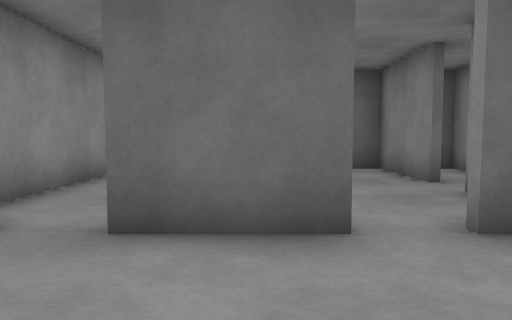
view 1 (above)

24 first-person views from a walk through a robot-simulator world made for Gazebo. The camera is 0.94 m above the floor, tilts 4° down and sees 70° across. The floor is counted in squares, 1 m on a side. Each view is taken from the middle of a square. On the plan, view 1 faces up. The plan holds only what a view shows up to about 13 squares ahead; the rest is blank. Simple shapes stand in for some stock models.

view 2
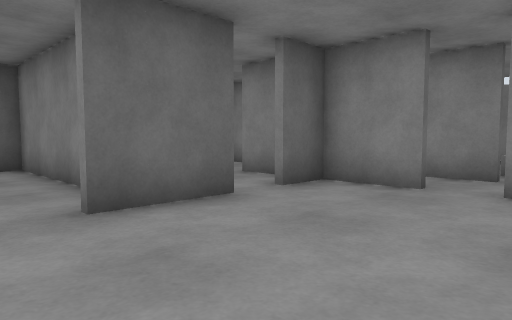

view 3
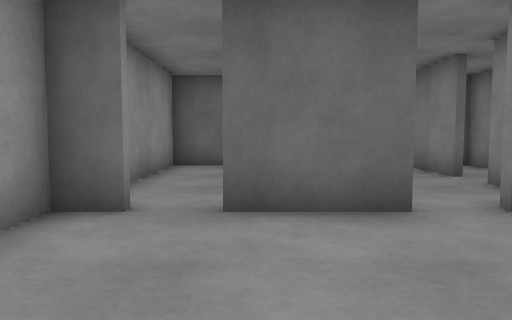

view 4
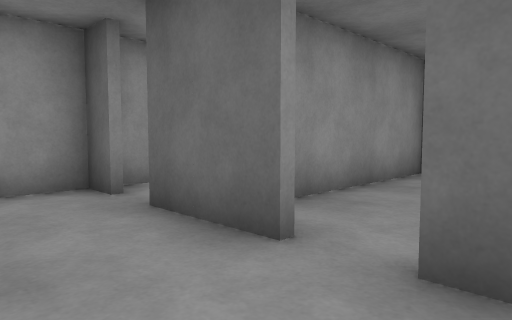

view 5
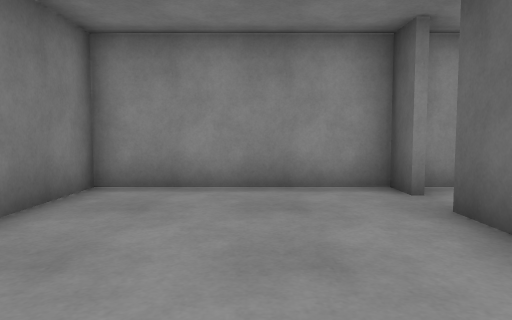

view 6
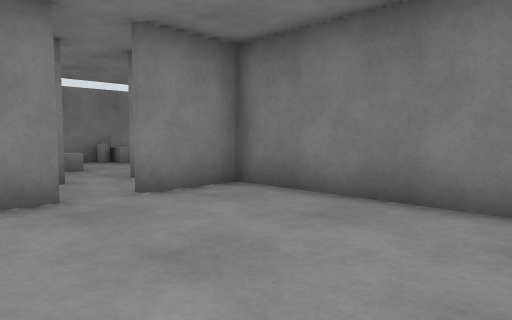

view 7
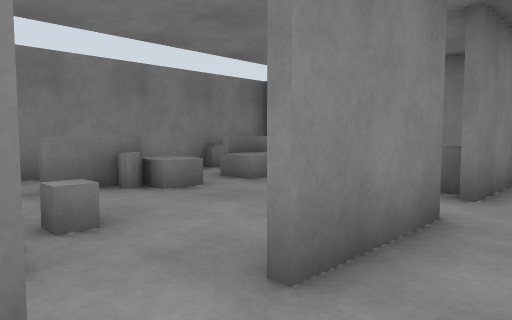

view 8
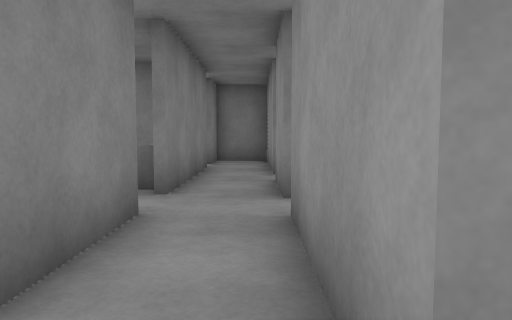

view 9
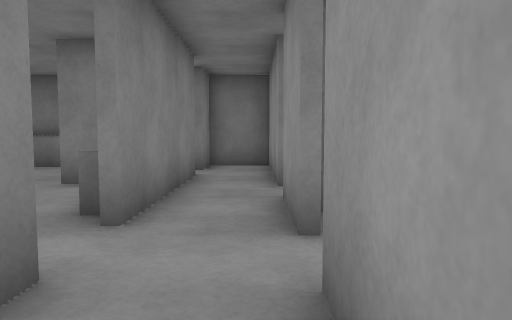

view 10
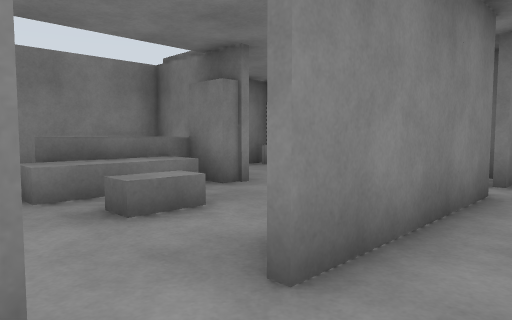

view 11
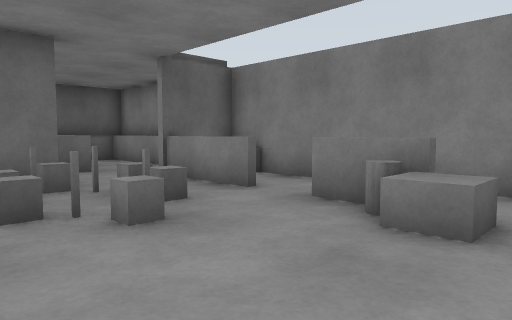

view 12
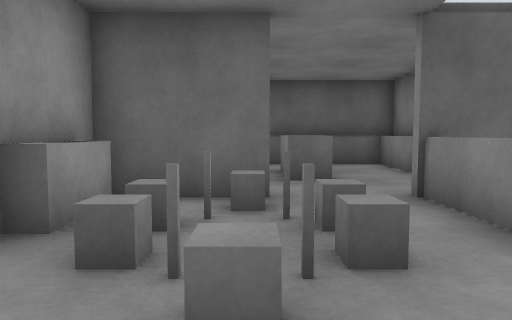

view 13
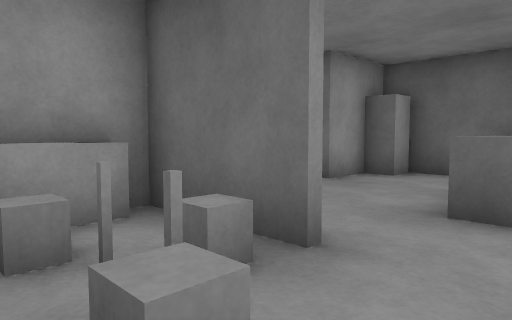

view 14
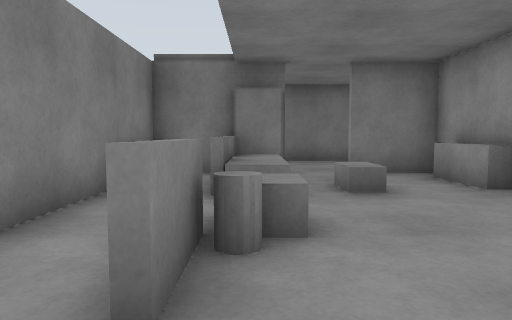

view 15
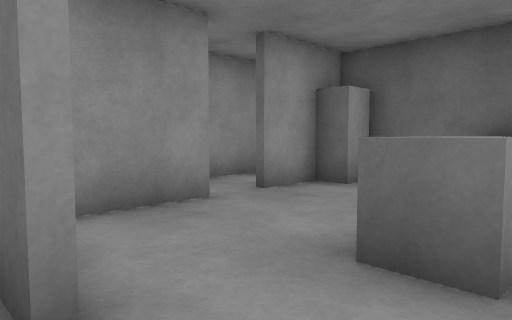

view 16
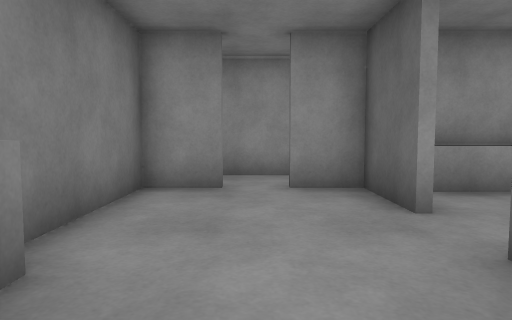

view 17
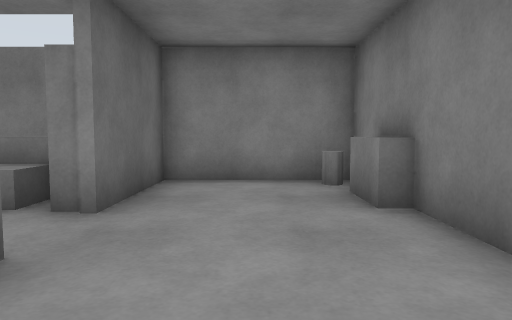

view 18
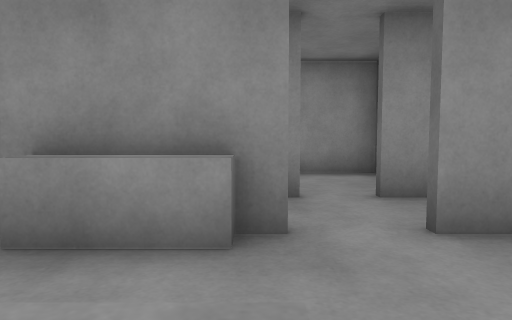

view 19
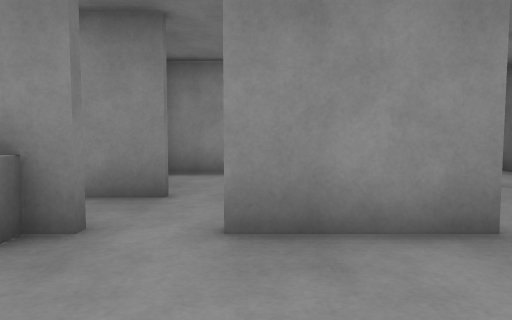

view 20
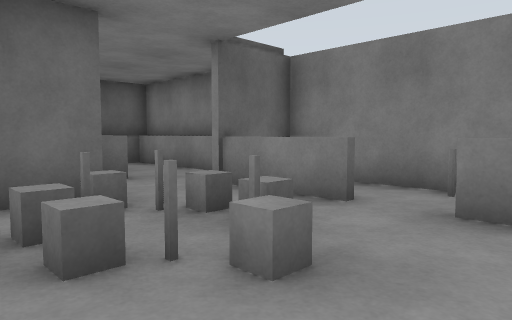

view 21
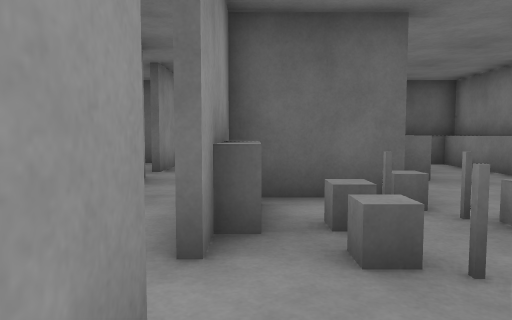

view 22
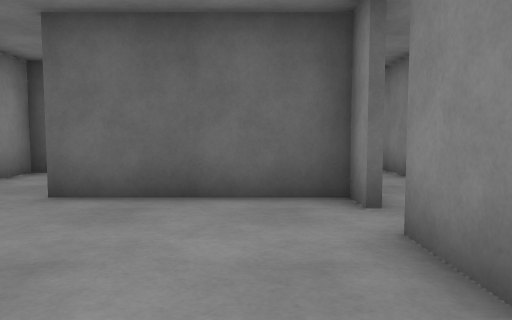

view 23
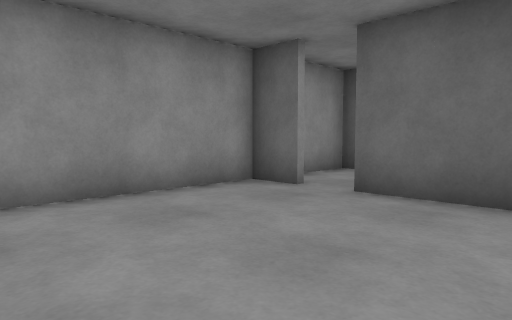

view 24
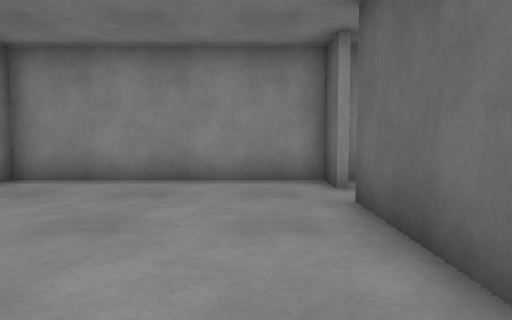

### Floor plan
Points are (right, up) in squares from view 1. A wall is a line through its corners. A room is listed if a view was taken in it or the views show most of it. See-through windows are left out.
Room 1 (views 1, 2, 3, 4, 5, 6)
walls: (1, 3.4) (-1.5, 3.4); (3.4, 1.4) (3.4, 3.4) (2, 3.4); (-2.5, 3.4) (-3.5, 3.4) (-3.5, -2.1); (-3.5, -1.9) (3.4, -1.9) (3.4, 0.2)
ways out: opening at (3, 1) to room 2; opening at (-2, 4) to room 7
Room 2 (views 7, 8, 9, 10)
walls: (3.6, 0.2) (3.6, -3.2); (5.4, 0.6) (5.4, 1.2); (5.4, -3.4) (5.4, -0.6); (5.4, 8) (5.4, 10); (3.6, 9.5) (3.6, 7)
ways out: opening at (3, 1) to room 1; opening at (5, -4) to room 3; opening at (5, 0) to room 3; opening at (5, 7) to room 3; opening at (4.5, -5.5) to room 6; gap at (3, 6.5) to room 8; opening at (3, -4) to room 10
Room 3 (views 11, 12, 13, 14, 15, 16, 18, 19, 20, 21)
walls: (10.5, 0.6) (10.5, 3.6); (5.6, -0.6) (5.6, -3.4); (7.6, 3.4) (5.6, 3.4) (5.6, 0.6); (5.6, -4.6) (5.6, -9.5); (10.5, -7.9) (12.5, -7.9); (7.8, -8.1) (5.5, -8.1); (5.5, -7.9) (7.8, -7.9); (12.5, -8.1) (10.4, -8.1); (12.5, 6.2) (12.5, 10) (6.5, 10); (5.6, 6.5) (5.6, 4.4); (5.6, 8.2) (5.6, 7.5); (5.6, -10.5) (5.6, -12); (5, -12) (12.5, -12) (12.5, -0.6)
low walls: (10.5, -2.5) (10.5, -0.6); (5.5, -5.2) (6, -5.2) (6, -7.1); (12.2, -5.9) (12.2, -5.4); (11.9, 5.4) (11.9, 9.4) (10.4, 9.4); (8.9, 9.4) (8.4, 9.4)
ways out: opening at (5, -4) to room 2; opening at (5, 0) to room 2; opening at (5, 7) to room 2; opening at (5, -10) to room 4; opening at (11, 0) to room 11; opening at (12, -1.5) to room 11
objects: grey box (6, 2); grey box (6, 9) to (6, 10); grey post (7, 0); grey box (7, 1); grey post (7, 2); grey box (8, -6) to (8, -5); grey box (8, -1); grey post (8, 0); grey post (8, 2); grey box (8, 3); grey box (9, 1); grey box (9, 2); grey box (9, 6) to (9, 7); grey box (10, -12); grey box (10, -8); grey box (10, -7) to (10, -5); grey box (10, -3); grey cylinder (10, -2); grey cylinder (12, -11)
Room 4 (view 17)
walls: (5.4, -9.5) (5.4, -7.5); (3.5, -12) (5, -12); (5.4, -12) (5.4, -10.5); (3.6, -7.5) (3.6, -11.5)
ways out: opening at (5, -10) to room 3; opening at (4, -8.5) to room 6
Room 5 (views 22, 23)
walls: (3.4, -9.1) (3.4, -7.5); (-2.2, -5.6) (-3.5, -5.6); (-3.5, -6.6) (-3.5, -12) (-3, -12); (3.4, -5.6) (-1.1, -5.6)
ways out: opening at (3, -7) to room 6; opening at (-2, -6) to room 9
Room 6 (view 24)
walls: (3.6, -4.2) (3.6, -6.5); (5.4, -7.5) (5.4, -4.6)
ways out: opening at (4.5, -5.5) to room 2; opening at (4, -8.5) to room 4; opening at (3, -7) to room 5
Room 7 (no view inside)
walls: (-0.6, 5.9) (-0.6, 10); (-0.2, 10) (-3.5, 10) (-3.5, 4)
ways out: opening at (-2, 4) to room 1
Room 8 (no view inside)
walls: (3.4, 7) (3.4, 10) (2.2, 10); (3.4, 4.8) (3.4, 6); (-0.4, 10.1) (-0.4, 5.1)
ways out: gap at (3, 6.5) to room 2
Room 9 (no view inside)
walls: (-3, -2.1) (-3.5, -2.1) (-3.5, -5.1); (-3.5, -5.6) (-3.5, -6.6)
ways out: opening at (-2, -6) to room 5
Room 10 (no view inside)
walls: (0.1, -2) (0.1, -5.2)
ways out: opening at (3, -4) to room 2
Room 11 (no view inside)
walls: (12.5, -0.6) (12.5, 3.4)
ways out: opening at (11, 0) to room 3; opening at (12, -1.5) to room 3
objects: grey pole (12, 0)

Where each view was taken, in squares from view 1:
view 1: 0 up, 0 right, facing up
view 2: 1 down, 3 left, facing up-right
view 3: 1 down, 1 left, facing up
view 4: 1 up, 3 right, facing up-left
view 5: 1 up, 3 right, facing left
view 6: 3 up, 2 left, facing down-right
view 7: 1 up, 4 right, facing down-right
view 8: 1 up, 4 right, facing down
view 9: 1 down, 4 right, facing down
view 10: 3 down, 4 right, facing down-right
view 11: 4 down, 6 right, facing up-right
view 12: 2 down, 8 right, facing up
view 13: 1 up, 10 right, facing up-left
view 14: 1 up, 10 right, facing down
view 15: 3 up, 10 right, facing up-left
view 16: 10 down, 12 right, facing left
view 17: 10 down, 5 right, facing right
view 18: 5 down, 9 right, facing left
view 19: 3 down, 9 right, facing left
view 20: 2 down, 6 right, facing up-right
view 21: 2 down, 6 right, facing up
view 22: 11 down, 2 right, facing up
view 23: 11 down, 2 right, facing up-left
view 24: 7 down, 4 right, facing left
